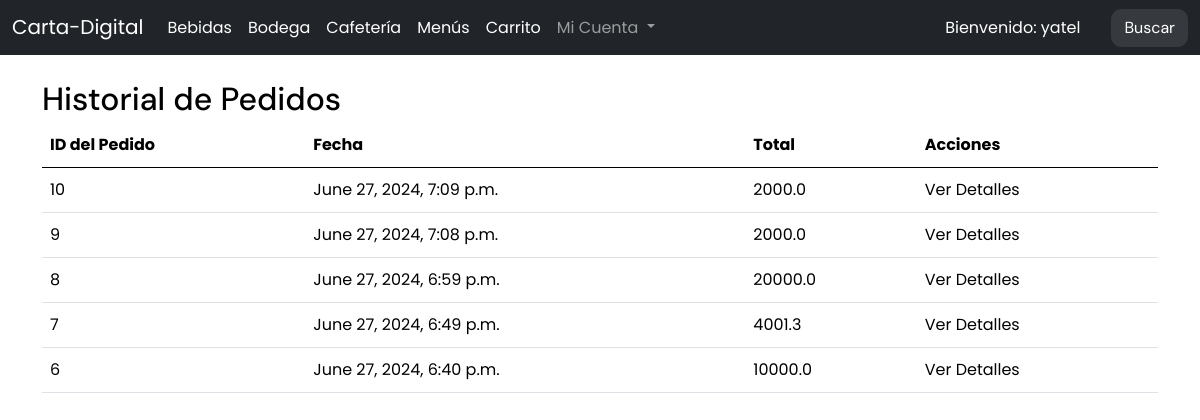
The page /historial_pedidos/ (signed in) on the database its author committed.
### carta/models.py (models this page shows, shortened)
class Pedido(models.Model):
    Estados = [
        ('preparacion', 'En preparacion'),
        ('terminado', 'Terminado'),
        ('cancelado','Cancelado'),
        ('finalizado', 'Finalizado'),
    ]
    items = models.ManyToManyField(Item, blank=True, related_name="items", through='PedidoItem')
    monto_total = models.FloatField(null=False, default=0, verbose_name="Monto total")
    fecha = models.DateTimeField(null=True, auto_now_add=True)  # Definido con auto_now_add para establecer la fecha automáticamente al crear un pedido
    cliente = models.ForeignKey(Cliente, null=True, on_delete=models.CASCADE)
    completado= models.BooleanField(default=False, null=True)
    estado= models.CharField(max_length=12, choices= Estados, default= 'preparacion', verbose_name="Estado del Pedido")

### carta/views/historial.py (the view)
# urls.py: path('historial_pedidos/', historial_pedidos, name='historial_pedidos'),
def historial_pedidos(request):
    if not request.user.is_authenticated:
        messages.warning(request, 'Por favor, inicie sesión para ver su historial de pedidos.')
        return redirect('/users/login/')
    else:
        cliente = request.user.cliente
        pedidos = Pedido.objects.filter(cliente=cliente, completado=True).order_by('-fecha')
        return render(request, 'historial_pedidos.html', {'pedidos': pedidos})

### carta/templates/historial_pedidos.html
{% extends "base.html" %}
{% block content %}
<h2>Historial de Pedidos</h2>
<table class="table">
    <thead>
        <tr>
            <th>ID del Pedido</th>
            <th>Fecha</th>
            <th>Total</th>
            <th>Acciones</th>
        </tr>
    </thead>
    <tbody>
        {% for pedido in pedidos %}
        <tr>
            <td>{{ pedido.id }}</td>
            <td>{{ pedido.fecha }}</td>
            <td>{{ pedido.monto_total }}</td>
            <td>
                <a href="{% url 'detalle_pedido' pedido.id %}">Ver Detalles</a>
            </td>
        </tr>
        {% endfor %}
    </tbody>
</table>
{% endblock %}

### carta/templates/navbar.html (shortened to what this page needs)
<nav class="navbar navbar-expand-lg bg-body-tertiary fixed-top navbar-dark bg-dark">
    <div class="container-fluid">
        <a class="navbar-brand" href="/">Carta-Digital</a>
        <div class="collapse navbar-collapse" id="navbarSupportedContent">
            <ul class="navbar-nav me-auto mb-2 mb-lg-0">
                <li class="nav-item">
                    <a class="nav-link active" href="/bebidas">Bebidas</a>
                </li>
                <li class="nav-item">
                    <a class="nav-link active" href="/bodega">Bodega</a>
                </li>
                <li class="nav-item">
                    <a class="nav-link active" href="/cafeteria">Cafetería</a>
                </li>
                <li class="nav-item">
                    <a class="nav-link active" href="/menus">Menús</a>
                </li>
                <li class="nav-item">
                    <a class="nav-link active" href="{% url 'ver-carro' %}">
                         Carrito
                    </a>
                </li>
                <li class="nav-item dropdown">
                    <a class="nav-link dropdown-toggle" href="#" role="button" data-bs-toggle="dropdown" aria-expanded="false">
                        Mi Cuenta
                    </a>
                </li>
            </ul>
            <div class="d-flex align-items-center">
                {% if user.is_authenticated %}
                    <span class="nav-link active text-white me-3">
                        Bienvenido: <span>{{ user.username }}</span>
                    </span>
                {% endif %}
                <form class="d-flex" role="search" method="POST" action="{% url 'search-view' %}">
                    <button class="btn btn-outline-success active" type="submit">Buscar</button>
                </form>
            </div>
        </div>
    </div>
</nav>

### rows shown on the page
Pedido: id "10", fecha "June 27, 2024, 7:09 p.m.", monto_total "2000.0"
Pedido: id "9", fecha "June 27, 2024, 7:08 p.m.", monto_total "2000.0"
Pedido: id "8", fecha "June 27, 2024, 6:59 p.m.", monto_total "20000.0"
Pedido: id "7", fecha "June 27, 2024, 6:49 p.m.", monto_total "4001.3"
Pedido: id "6", fecha "June 27, 2024, 6:40 p.m.", monto_total "10000.0"

### other values the page prints
{{ user.username }} "yatel"
